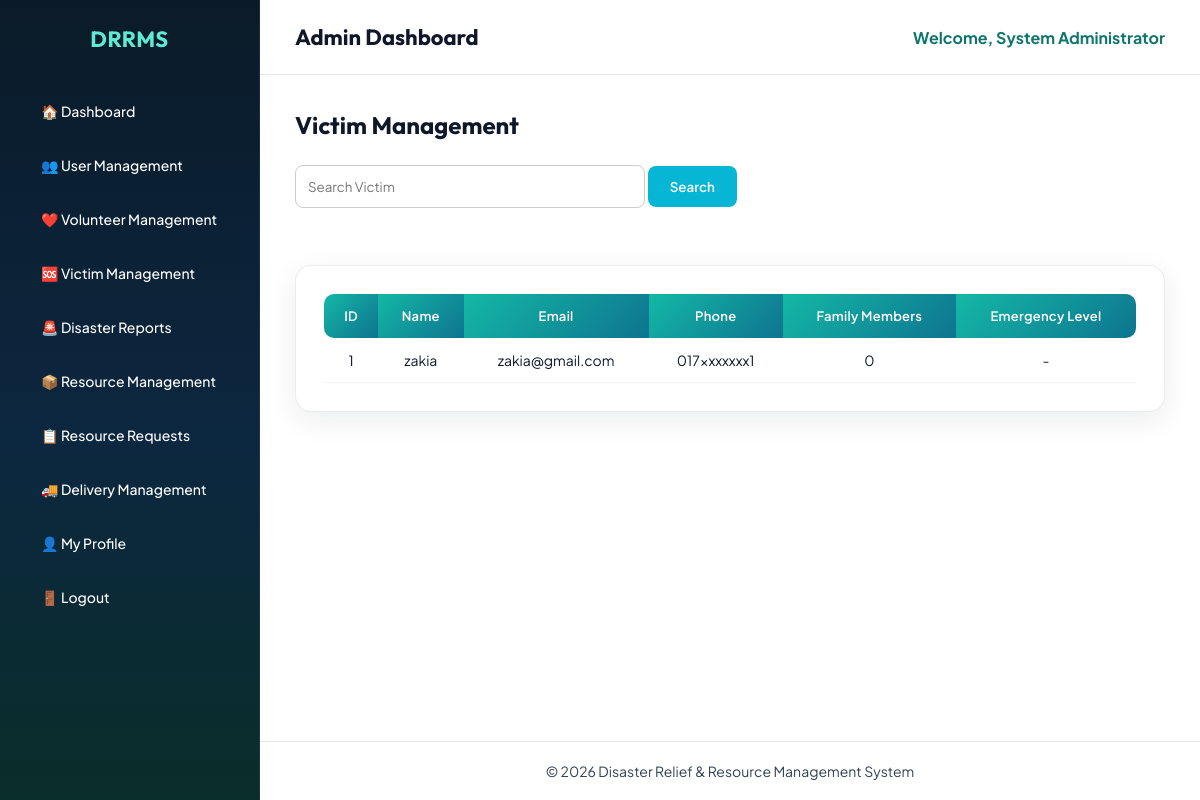
Page /admin/victims.php (signed in) on the committed database.
### tables this page shows
CREATE TABLE `victim` (
  `victim_id` int(11) NOT NULL,
  `user_id` int(11) NOT NULL,
  `number_of_family_members` int(11) DEFAULT NULL,
  `emergency_level` enum('Low','Medium','High','Critical') DEFAULT NULL
);

CREATE TABLE `users` (
  `user_id` int(11) NOT NULL,
  `name` varchar(100) NOT NULL,
  `email` varchar(100) NOT NULL,
  `phone` varchar(20) NOT NULL,
  `address` text NOT NULL,
  `password` varchar(255) NOT NULL,
  `registration_date` date NOT NULL,
  `nid_number` varchar(20) NOT NULL,
  `role` enum('Admin','Volunteer','Victim') NOT NULL
);

### admin/victims.php (the view, shortened to what this page needs)
<?php
include("../config/database.php");
if(isset($_GET['search']))
{
    $search=mysqli_real_escape_string($conn,$_GET['search']);
    $sql="
    SELECT
    victim.victim_id,
    victim.number_of_family_members,
    victim.emergency_level,
    users.user_id,
    users.name,
    users.email,
    users.phone
    FROM victim
    INNER JOIN users
    ON victim.user_id=users.user_id
    WHERE
    users.name LIKE '%$search%'
    OR
    users.email LIKE '%$search%'
    ORDER BY victim.victim_id DESC
    ";
}
else
{
    $sql="
    SELECT
    victim.victim_id,
    victim.number_of_family_members,
    victim.emergency_level,
    users.user_id,
    users.name,
    users.email,
    users.phone
    FROM victim
    INNER JOIN users
    ON victim.user_id=users.user_id
    ORDER BY victim.victim_id DESC
    ";
}
$result=mysqli_query($conn,$sql);
?>
<!DOCTYPE html>
<html>
<head>
<link rel="stylesheet" href="../css/admin.css">
<link rel="stylesheet"
href="https://cdnjs.cloudflare.com/ajax/libs/font-awesome/6.7.2/css/all.min.css">
</head>
<body>
<div class="dashboard">
<?php include("../includes/admin_sidebar.php"); ?>
<div class="main-content">
<?php include("../includes/admin_header.php"); ?>
<div class="content">
<h2 style="margin-bottom:25px;">
Victim Management
</h2>
<form method="GET">
<input
type="text"
name="search"
placeholder="Search Victim"
style="padding:12px;width:350px;border:1px solid #ccc;border-radius:8px;">
<button
style="padding:12px 22px;
background:#06B6D4;
color:white;
border:none;
border-radius:8px;
cursor:pointer;">
Search
</button>
</form>
<br>
<div class="table-box">
<table>
<tr>
<th>ID</th>
<th>Name</th>
<th>Email</th>
<th>Phone</th>
<th>Family Members</th>
<th>Emergency Level</th>
</tr>
<?php
while($row=mysqli_fetch_assoc($result))
{
?>
<tr>
<td><?php echo $row['victim_id']; ?></td>
<td><?php echo $row['name']; ?></td>
<td><?php echo $row['email']; ?></td>
<td><?php echo $row['phone']; ?></td>
<td>
<?php
echo ($row['number_of_family_members']==NULL)
? "-"
: $row['number_of_family_members'];
?>
</td>
<td>
<?php
echo ($row['emergency_level']==NULL)
? "-"
: $row['emergency_level'];
?>
</td>
</tr>
<?php
}
?>
</table>
</div>
</div>
<?php include("../includes/admin_footer.php"); ?>
</div>
</div>
</body>
</html>

### css/admin.css (style rules this page uses)
:root { --bg-page:#eef4f7; --bg-deep:#061018; --bg-sidebar:#0a1a28; --primary:#14b8a6; --primary-deep:#0f766e; --accent:#f97316; --text:#0f172a; --muted:#64748b; --white:#ffffff; --border:rgba(15,23,42,.08); --gradient-primary:linear-gradient(135deg, #14b8a6 0%, #0e7490 100%); --gradient-accent:linear-gradient(135deg, #f97316 0%, #dc2626 100%); --gradient-sidebar: linear-gradient(180deg, #0a1a28 0%, #0c2740 55%, #0a2e2a 100%); --shadow:0 8px 28px rgba(15,23,42,.08); --font-display:'Outfit',sans-serif; --font-body:'Plus Jakarta Sans',sans-serif; }
* { margin:0; padding:0; box-sizing:border-box; font-family:var(--font-body); }
body { background:#ffffff; color:var(--text); }
h1,h2,h3,.sidebar h2 { font-family:var(--font-display); }
.dashboard { display:flex; min-height:100vh; background:#ffffff; }
.main-content { margin-left:260px; width:calc(100% - 260px); min-height:100vh; background:#ffffff; display:flex; flex-direction:column; }
.content { padding:35px; background:#ffffff; color:#0f172a; flex:1 0 auto; }
.content h2 { color:#0f172a; }
.table-box { margin-top:36px; background:var(--white); border-radius:16px; padding:28px; border:1px solid var(--border); box-shadow:var(--shadow); }
table { width:100%; border-collapse:collapse; }
table th { background:var(--gradient-primary); color:white; padding:14px; font-weight:600; font-size:13px; letter-spacing:.02em; }
table th:first-child { border-radius:10px 0 0 10px; }
table th:last-child { border-radius:0 10px 10px 0; }
table td { padding:13px; border-bottom:1px solid #eef2f6; text-align:center; font-size:14px; color:#0f172a; background:#ffffff; }
.content form input, .content form select, .content form textarea, .table-box form input, .table-box form select, .table-box form textarea { border:1px solid #dbe4ea; border-radius:10px; padding:11px 14px; font-family:var(--font-body); outline:none; transition:.2s; }
.content form button, .table-box button, a.btn, .btn { background:var(--gradient-primary); color:white; border:none; border-radius:10px; padding:11px 18px; cursor:pointer; font-weight:600; font-family:var(--font-body); text-decoration:none; display:inline-block; transition:.25s; }

### rows in the picture
victim: victim_id "1", user.name "zakia", user.email "zakia@gmail.com", user.phone "017xxxxxxx1", number_of_family_members "0"

### other values in the picture
$_SESSION['name'] "System Administrator"
